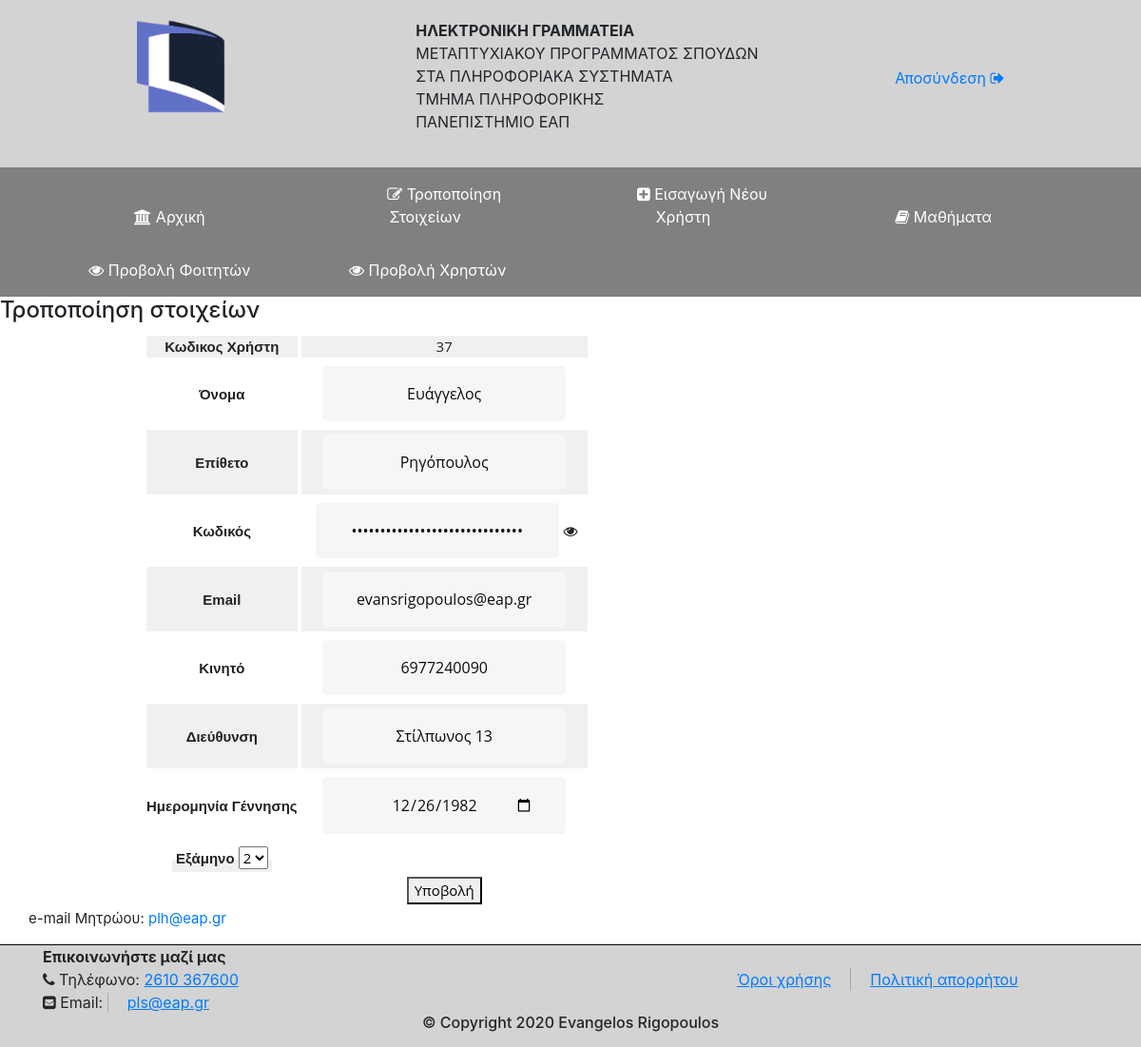
The page /updateuser.php?user_id=37 on the database its author committed.
### tables this page shows
CREATE TABLE `user` (
  `user_id` int(10) NOT NULL,
  `name` varchar(50) DEFAULT NULL,
  `lastname` varchar(50) DEFAULT NULL,
  `Email` varchar(50) DEFAULT NULL,
  `Password` varchar(50) DEFAULT NULL,
  `role` set('Administrator','Student','Professor') NOT NULL,
  `mobile` varchar(10) DEFAULT NULL,
  `address` varchar(50) DEFAULT NULL,
  `birth_date` date DEFAULT NULL,
  `register_date` date DEFAULT NULL,
  `register_number` varchar(50) NOT NULL
);

CREATE TABLE `semester` (
  `user_id` int(50) NOT NULL,
  `semester_id` int(10) NOT NULL,
  `semester` set('1','2','3','') NOT NULL
);

### updateuser.php (the view, shortened to what this page needs)
<?php
include("header.php");
include("config.php");
$user_id =$_GET['user_id'];
$sql = "SELECT * FROM user where  user_id=$user_id";
$result =$conn -> query($sql);
            while($row = $result -> fetch())
            {
            $user_id=$row['user_id'];
            $name =$row['name'];
            $lastname=$row['lastname'];
            $email=$row['Email'];
            $password=$row['Password'];
            $role=$row['role'];
            $mobile=$row['mobile'];
            $address = $row['address'];
            $birth_date=$row['birth_date'];
            }
$sql2="SELECT semester from semester where user_id=$user_id";
$result2 =$conn -> query($sql2);
$semester="";
while($row2 = $result2 -> fetch()){
    $semester=$row2['semester'];
}
            if($role!="Student"){
                $display="display:none";
            }else {$display="display:inline";}
            ?>
            <!DOCTYPE html>
<html lang="en">
<head>
  <link rel="stylesheet" href="https://stackpath.bootstrapcdn.com/bootstrap/4.1.3/css/bootstrap.min.css">
  <link rel="stylesheet" href="styles/styles.css">
  <link rel="stylesheet" href="https://cdnjs.cloudflare.com/ajax/libs/font-awesome/4.7.0/css/font-awesome.min.css">
  <link
  rel="stylesheet"
  href="https://cdnjs.cloudflare.com/ajax/libs/animate.css/4.1.1/animate.min.css"
/>
</head>
<body>
<div class="page-header">
        <h4>Τροποποίηση στοιχείων</h4>
    <div >
    <table class="user" style="padding-left:150px;">
    <form class="form" action="" onsubmit="return validateForm()" method="POST">
    <tbody>
        <tr class="coloredtext">
            <td><b>Κωδικος Χρήστη</b><td><?php echo $user_id ?></td>
        </tr>
        <tr class="text">
            <td><b>Όνομα</b><td><input type="text" id="name" name="name" value="<?php echo $name ?>" required> </td>
        </tr>
        <tr class="coloredtext">
            <td><b>Επίθετο</b><td><input type="text" id="lastname" name="lastname" value="<?php echo $lastname ?>" required></td>
        </tr>
        <tr class="text">
            <td><b>Κωδικός</b><td><input type="password" id="password" name="password" value="<?php echo $password ?>  " minlength="8" required><i class="fa fa-eye" onclick="showpass()"></i><br></td>
          </tr>
        <tr class="coloredtext">
            <td><b>Email</b><td><input type="email" id="email" name="email" value="<?php echo $email?>" required></td>
        </tr>
        <tr class="text">
            <td><b>Κινητό</b><td><input type="tel" id="mobile" name="mobile" value="<?php echo $mobile ?>"></td>
        </tr>
        <tr class="coloredtext">
            <td><b>Διεύθυνση</b><td><input type="text" id="address" name="address" value="<?php echo $address ?>"></td>
        </tr>
        <tr class="text">
            <td><b>Ημερομηνία Γέννησης</b><td><input type="date" id="birth_date" name="birth_date" value="<?php echo $birth_date; ?>"></td>
        </tr>
        <tr class="coloredtext" style="<?=$display?>">
        <td><b>Εξάμηνο</b><td><select  name="semester">
  <option value="<?=$semester?>"><?=$semester?></option>
  <option value="3">3</option></td>
        </tr>
    </tbody>
    <tr>
        <td></td>
        <td><button type="submit">Υποβολή</button></td>
  </tr>
    </form>
    </table>
    </div>
    <div style="padding-left:30px;">
    <p  style="font-size:15px;">
    <span class="text">e-mail Μητρώου:</span>
    <span class="text"> <a href="#">plh@eap.gr</a></span>
    </p>
    </div>
</body>
<?php
    include("footer.php");
    ?>
</html>

### styles/styles.css (style rules this page uses)
body { margin: 0em; width: auto; }
table, th, td { border: 1px solid black; border-collapse: collapse; text-align: center; color:rgb(91, 91, 92); }
table { width:100%; }
form { animation: zoomIn; animation-duration: 0.5s; }
b { font-size: 15px; font-family:Verdana, Geneva, Tahoma, sans-serif; }
.user { display: table; border-collapse: separate; box-sizing: border-box; text-indent: initial; border-spacing:2px; border-color:gray; width:auto; height: auto; border-top-width: 0px; border-right-width: 0px; border-bottom-width: 0px; border-left-width: 0px; -webkit-border-horizontal-spacing: 4px; -webkit-border-vertical-spacing: 4px; animation:fadeInLeft; animation-duration: 0.5s; }
.text { background-color: #ffffff; }
.coloredtext { background-color:#f0f0f0; ; }
.user td { font-family:Verdana, Geneva, Tahoma, sans-serif; font-weight: 400; font-size: 15px; border: none; }
.user,tr,th,td { font-family: Open Sans !important; font: 75% / 1.5 sans-serif; margin: 0; padding: 0; border: none; color: #222222; }
.user button { width:auto; height:auto; text-decoration-color: black; }
input[type=email] { background-color: #f6f6f6; border: none; color: #0d0d0d; padding: 15px 32px; text-align: center; text-decoration: none; display: inline-block; font-size: 16px; margin: 5px; width: 85%; border: 2px solid #f6f6f6; -webkit-transition: all 0.5s ease-in-out; -moz-transition: all 0.5s ease-in-out; -ms-transition: all 0.5s ease-in-out; -o-transition: all 0.5s ease-in-out; transition: all 0.5s ease-in-out; -webkit-border-radius: 5px 5px 5px 5px; border-radius: 5px 5px 5px 5px; }
input[type=email]:placeholder { color: #cccccc; }
input[type=password] { background-color: #f6f6f6; border: none; color: #0d0d0d; padding: 15px 32px; text-align: center; text-decoration: none; display: inline-block; font-size: 16px; margin: 5px; width: 85%; border: 2px solid #f6f6f6; -webkit-transition: all 0.5s ease-in-out; -moz-transition: all 0.5s ease-in-out; -ms-transition: all 0.5s ease-in-out; -o-transition: all 0.5s ease-in-out; transition: all 0.5s ease-in-out; -webkit-border-radius: 5px 5px 5px 5px; border-radius: 5px 5px 5px 5px; }
input[type=password]:placeholder { color: #cccccc; }
input[type=text] { background-color: #f6f6f6; border: none; color: #0d0d0d; padding: 15px 32px; text-align: center; text-decoration: none; display: inline-block; font-size: 16px; margin: 5px; width: 85%; border: 2px solid #f6f6f6; -webkit-transition: all 0.5s ease-in-out; -moz-transition: all 0.5s ease-in-out; -ms-transition: all 0.5s ease-in-out; -o-transition: all 0.5s ease-in-out; transition: all 0.5s ease-in-out; -webkit-border-radius: 5px 5px 5px 5px; border-radius: 5px 5px 5px 5px; }
input[type=text]:placeholder { color: #666565; }
input[type=tel] { background-color: #f6f6f6; border: none; color: #0d0d0d; padding: 15px 32px; text-align: center; text-decoration: none; display: inline-block; font-size: 16px; margin: 5px; width: 85%; border: 2px solid #f6f6f6; -webkit-transition: all 0.5s ease-in-out; -moz-transition: all 0.5s ease-in-out; -ms-transition: all 0.5s ease-in-out; -o-transition: all 0.5s ease-in-out; transition: all 0.5s ease-in-out; -webkit-border-radius: 5px 5px 5px 5px; border-radius: 5px 5px 5px 5px; }
input[type=tel]:placeholder { color: #cccccc; }
input[type=date] { background-color: #f6f6f6; border: none; color: #0d0d0d; padding: 15px 32px; text-align: center; text-decoration: none; display: inline-block; font-size: 16px; margin: 5px; width: 85%; border: 2px solid #f6f6f6; -webkit-transition: all 0.5s ease-in-out; -moz-transition: all 0.5s ease-in-out; -ms-transition: all 0.5s ease-in-out; -o-transition: all 0.5s ease-in-out; transition: all 0.5s ease-in-out; -webkit-border-radius: 5px 5px 5px 5px; border-radius: 5px 5px 5px 5px; }
input[type=date]:placeholder { color: #cccccc; }
.show,th,td { font-family: Open Sans !important; font:100% /1.5 Arial, Helvetica, sans-serif; margin:auto; border-bottom: 1px black solid; padding:auto; color: #222222; border-collapse: collapse; border-spacing:2px; }

### rows shown on the page
user: user_id "37", name "Ευάγγελος", lastname "Ρηγόπουλος", email "evansrigopoulos@eap.gr", mobile "6977240090", address "Στίλπωνος 13", birth_date "12/26/1982"
semester: semester "2"
